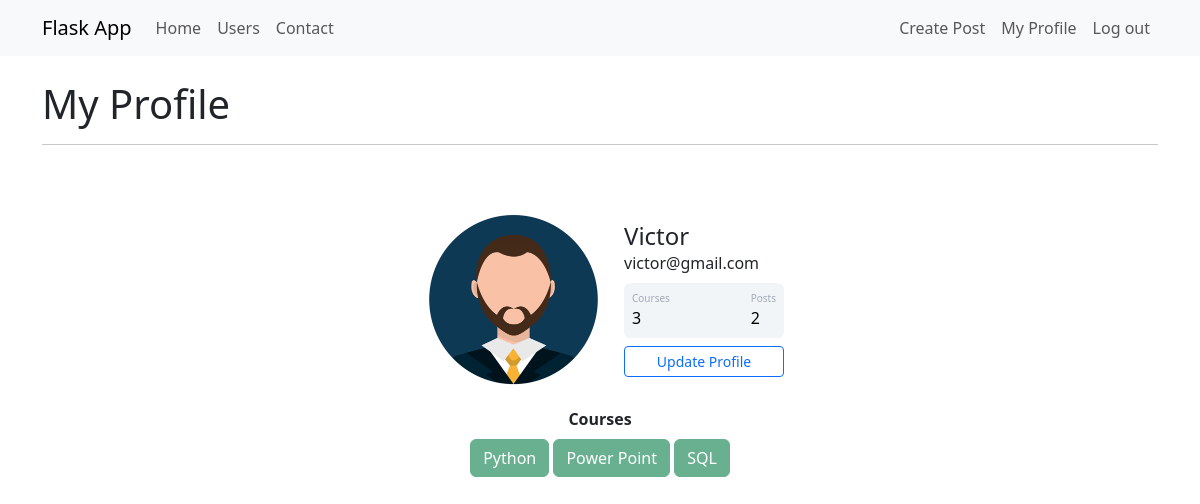
The page /perfil (signed in) on the database its author committed.
### myproject/models/class_usuario.py (models this page shows)
class Usuario(db.Model, UserMixin):
    id = db.Column(db.Integer, primary_key=True)
    username = db.Column(db.String, nullable=False)
    email = db.Column(db.String, nullable=False, unique=True)
    senha = db.Column(db.String, nullable=False)
    cursos = db.Column(db.String, nullable=False, default='Não informado')
    foto_perfil = db.Column(db.String, nullable=False, default='default.jpg')  # string because is a path to the photo
    posts = db.relationship('Post', backref='autor', lazy=True)
    def contar_posts(self):
        return len(self.posts)  # returns user's post quantity

### myproject/profiles/profiles.py (the view)
@profiles_bp.route('/perfil')
@login_required
def perfil():
    foto_perfil = url_for('static', filename=f'profile_pictures/{current_user.foto_perfil}')
    return render_template('perfilusuario.html', foto_perfil=foto_perfil)

### myproject/models/class_post.py (called while the page is built)
@lm.user_loader  # informs login manager that the function below returns user id
def load_usuario(id_usuario):
    return Usuario.query.get(int(id_usuario))  # validates user during login

### myproject/profiles/templates/perfilusuario.html (shortened to what this page needs)
{% extends 'base.html' %}
{% block body %}
<div class="container">
    <br>
    <h1>My Profile</h1>
    <hr>
    <div class="container mt-5 d-flex justify-content-center">
        <div class="card p-3">
            <div class="d-flex align-items-center">
                <div class="image pe-2">
                    <img src="{{ foto_perfil }}" class="rounded" width="200" >
                </div>
                <div class="ml-3 w-100">
                    <h4 class="mb-0 mt-0">{{ current_user.username }}</h4>
                    <span>{{ current_user.email }}</span>
                    <div class="p-2 mt-2 bg-primary d-flex justify-content-between rounded text-white stats">
                        <div class="d-flex flex-column">
                            <span class="articles">Courses</span>
                            <span class="number1">
                                {% if 'Não informado' in current_user.cursos: %}
                                    {{ 0 }}
                                {% else: %}
                                    {{ current_user.cursos.count(';') + 1 }}
                                {% endif %}
                            </span>
                        </div>
                        <div class="d-flex flex-column">
                            <span class="rating">Posts</span>
                            <span class="number3"> {{ current_user.contar_posts() }}</span>
                        </div>
                    </div>
                    <div class="button mt-2 d-flex flex-row align-items-center">
                        <a class="w-100" href="{{ url_for('profiles_bp.editar_perfil') }}"><button class="btn btn-sm btn-outline-primary w-100">Update Profile</button></a>
                    </div>
                </div>
            </div>
        </div>
    </div>
    <div class="row justify-content-center">
        <div class="col col-4" style="text-align: center">
            <strong>Courses</strong><br>
            {% for curso in current_user.cursos.split(';') %}
                <button type="button" class="btn btn-success mt-2" disabled>{{ curso }}</button>
            {% endfor %}
            </div>
    </div>
</div>
{% endblock %}

### myproject/static/main.css (style rules this page uses)
body { color: dark-gray; }
.card { width: 400px; border: none; border-radius: 10px; background-color: #fff; }
.stats { background: #f2f5f8 !important; color: #000 !important; }
.articles { font-size:10px; color: #a1aab9; }
.number1 { font-weight:500; }
.rating { font-size:10px; color: #a1aab9; }
.number3 { font-weight:500; }

### rows shown on the page
Usuario: username "Victor", email "victor@gmail.com", cursos "3"

### other values the page prints
{{ current_user.contar_posts() }} "2"
{{ curso }} "Python" "Power Point" "SQL"
